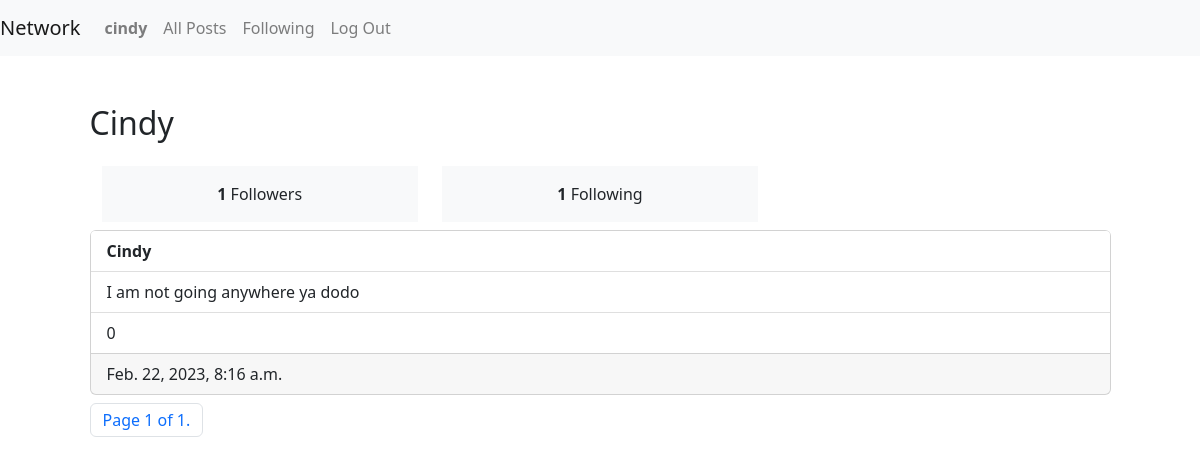
Page /4 (signed in) on the earlier database version.
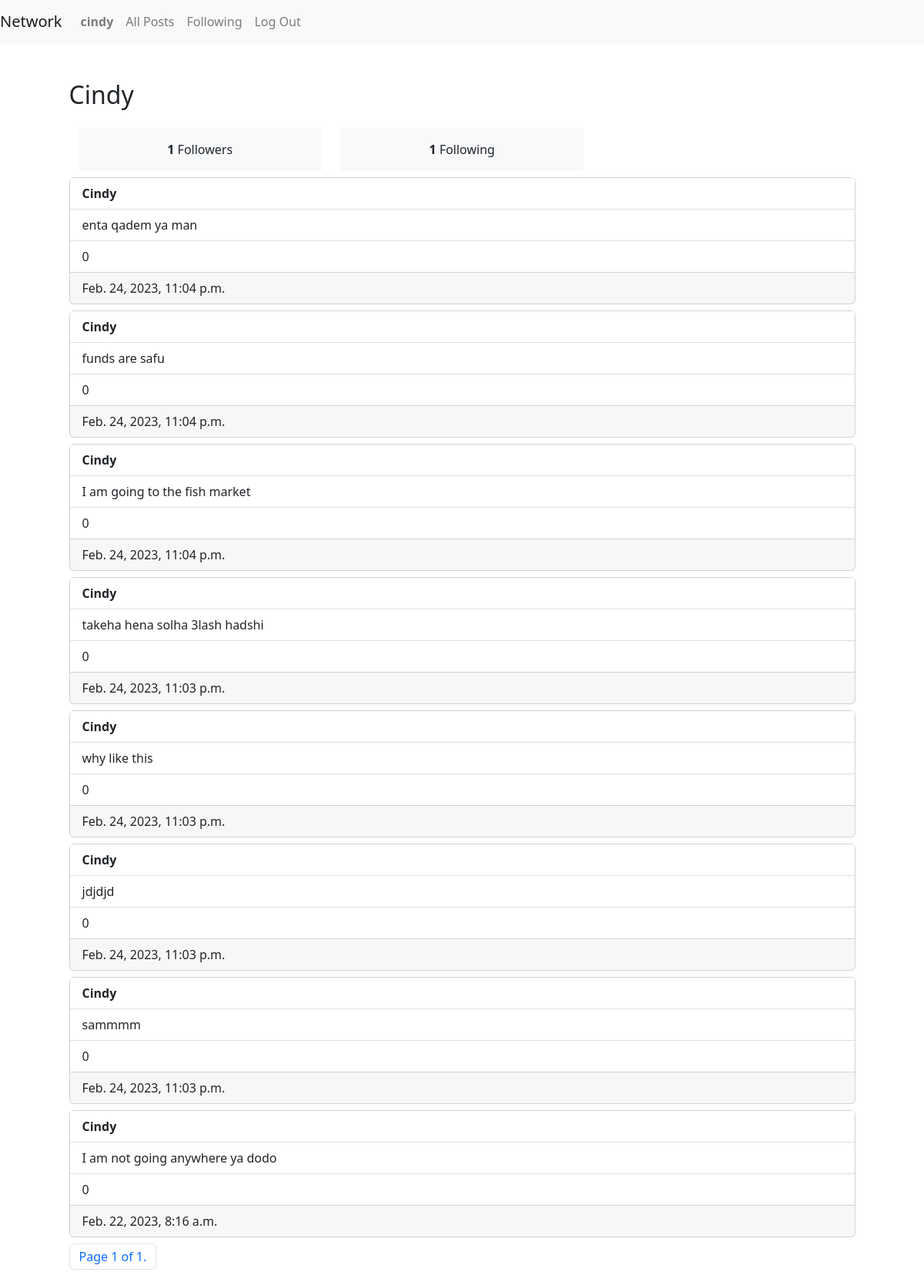
Same page on the later database version.
### network/models.py (models this page shows, shortened)
class Post(models.Model):
    publisher = models.ForeignKey(
        User, on_delete=models.CASCADE, related_name="posted_by")
    tweet = models.CharField(max_length=280)
    date_time = models.DateTimeField(auto_now=True)
    likes = models.IntegerField(default=0)

class User(AbstractUser):
    pass

### network/views.py (the view, shortened to what this page needs)
# urls.py: path("<int:user_id>", views.profile, name="profile"),
@login_required(login_url='/login')
def profile(request, user_id):
    following = Follow.objects.filter(followee_id=user_id)
    followers = Follow.objects.filter(follower_id=user_id)
    followings_list = Follow.objects.filter(
        follower=request.user, followee_id=user_id)
    ff_list = []
    for ff in followings_list:
        print(ff.follower)
        ff_list.append(str(ff.follower))
    following_count = len(following)
    followers_count = len(followers)
    posts = Post.objects.filter(publisher_id=user_id).order_by("-date_time")
    me = request.user
    username = User.objects.get(pk=user_id)
    paginator = Paginator(posts, 10)
    page_number = request.GET.get('page')
    page_obj = paginator.get_page(page_number)
    return render(request, "network/profile.html",
                  {
                      "following": following_count,
                      "followers": followers_count,
                      "username": str(username.username),
                      "page_obj": page_obj,
                      "me": str(me),
                      "f_list": ff_list,
                      "user_id": user_id
                  }
                  )

### network/templates/network/profile.html (shortened to what this page needs)
{% extends "network/layout.html" %}
{% block body %}
<h2 class="mt-5 mb-4"> {{username|title}}</h2>
<div class="container text-center">
    <div class="row">
        <div class="col">
            <div class="p-3 mb-2 bg-light "> <b>{{following}}</b> Followers</div>
        </div>
        <div class="col">
            <div class="p-3 mb-2 bg-light"> <b>{{followers}}</b> Following</div>
        </div>
        <div class="col">
        </div>
    </div>
</div>
{%for post in page_obj%}
<div class="mb-2">
    <div class="card">
        <ul class="list-group list-group-flush">
            <li class="list-group-item"><b>{{post.publisher|title}}</b></li>
            <li class="list-group-item">{{post.tweet}}</li>
            <li class="list-group-item">{{post.likes}}</li>
        </ul>
        <div class="card-footer">
            {{post.date_time}}
        </div>
    </div>
</div>
{%endfor%}
<nav aria-label="Page navigation">
    <ul class="pagination">
        <li class="page-item"> <a class="page-link" href=""> Page {{ page_obj.number }} of
                {{page_obj.paginator.num_pages }}.</a>
        </li>
    </ul>
</nav>
{% endblock %}

Differences in the rows shown:
added Post: publisher "Cindy", tweet "enta qadem ya man", likes "0", date_time "Feb. 24, 2023, 11:04 p.m."
added Post: publisher "Cindy", tweet "funds are safu", likes "0", date_time "Feb. 24, 2023, 11:04 p.m."
added Post: publisher "Cindy", tweet "I am going to the fish market", likes "0", date_time "Feb. 24, 2023, 11:04 p.m."
added Post: publisher "Cindy", tweet "takeha hena solha 3lash hadshi", likes "0", date_time "Feb. 24, 2023, 11:03 p.m."
added Post: publisher "Cindy", tweet "why like this", likes "0", date_time "Feb. 24, 2023, 11:03 p.m."
added Post: publisher "Cindy", tweet "jdjdjd", likes "0", date_time "Feb. 24, 2023, 11:03 p.m."
added Post: publisher "Cindy", tweet "sammmm", likes "0", date_time "Feb. 24, 2023, 11:03 p.m."
